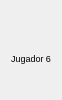
             <widget class="QWidget" name="wd_j6" native="true">
              <property name="sizePolicy">
               <sizepolicy hsizetype="Fixed" vsizetype="Preferred">
                <horstretch>0</horstretch>
                <verstretch>0</verstretch>
               </sizepolicy>
              </property>
              <property name="maximumSize">
               <size>
                <width>60</width>
                <height>16777215</height>
               </size>
              </property>
              <layout class="QVBoxLayout" name="verticalLayout_13">
               <property name="spacing">
                <number>0</number>
               </property>
               <item>
                <layout class="QVBoxLayout" name="ly_j6">
                 <property name="spacing">
                  <number>0</number>
                 </property>
                 <item alignment="Qt::AlignHCenter|Qt::AlignVCenter">
                  <widget class="QLabel" name="icon_j6">
                   <property name="sizePolicy">
                    <sizepolicy hsizetype="Fixed" vsizetype="Fixed">
                     <horstretch>0</horstretch>
                     <verstretch>0</verstretch>
                    </sizepolicy>
                   </property>
                   <property name="maximumSize">
                    <size>
                     <width>30</width>
                     <height>30</height>
                    </size>
                   </property>
                   <property name="text">
                    <string/>
                   </property>
                   <property name="pixmap">
                    <pixmap>../OneDrive/Escritorio/TF_POO_LOS_8_ESCALONES/vista/img/icono_verde.png</pixmap>
                   </property>
                   <property name="scaledContents">
                    <bool>true</bool>
                   </property>
                  </widget>
                 </item>
                 <item alignment="Qt::AlignHCenter|Qt::AlignVCenter">
                  <widget class="QLabel" name="nombre_j6">
                   <property name="maximumSize">
                    <size>
                     <width>16777215</width>
                     <height>14</height>
                    </size>
                   </property>
                   <property name="font">
                    <font>
                     <pointsize>7</pointsize>
                    </font>
                   </property>
                   <property name="text">
                    <string>Jugador 6</string>
                   </property>
                  </widget>
                 </item>
                 <item>
                  <layout class="QHBoxLayout" name="ly_rondas_j6">
                   <item>
                    <widget class="QLabel" name="r1_j6">
                     <property name="sizePolicy">
                      <sizepolicy hsizetype="Fixed" vsizetype="Fixed">
                       <horstretch>0</horstretch>
                       <verstretch>0</verstretch>
                      </sizepolicy>
                     </property>
                     <property name="maximumSize">
                      <size>
                       <width>15</width>
                       <height>15</height>
                      </size>
                     </property>
                     <property name="text">
                      <string/>
                     </property>
                     <property name="pixmap">
                      <pixmap>../OneDrive/Escritorio/TF_POO_LOS_8_ESCALONES/vista/img/vacio.png</pixmap>
                     </property>
                     <property name="scaledContents">
                      <bool>true</bool>
                     </property>
                    </widget>
                   </item>
                   <item>
                    <widget class="QLabel" name="r2_j6">
                     <property name="sizePolicy">
                      <sizepolicy hsizetype="Fixed" vsizetype="Fixed">
                       <horstretch>0</horstretch>
                       <verstretch>0</verstretch>
                      </sizepolicy>
                     </property>
                     <property name="maximumSize">
                      <size>
                       <width>15</width>
                       <height>15</height>
                      </size>
                     </property>
                     <property name="text">
                      <string/>
                     </property>
                     <property name="pixmap">
                      <pixmap>../OneDrive/Escritorio/TF_POO_LOS_8_ESCALONES/vista/img/vacio.png</pixmap>
                     </property>
                     <property name="scaledContents">
                      <bool>true</bool>
                     </property>
                    </widget>
                   </item>
                  </layout>
                 </item>
                </layout>
               </item>
              </layout>
             </widget>
